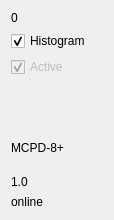
<?xml version="1.0" encoding="UTF-8"?>
<ui version="4.0">
 <class>ModuleStatus</class>
 <widget class="QWidget" name="ModuleStatus">
  <property name="geometry">
   <rect>
    <x>0</x>
    <y>0</y>
    <width>114</width>
    <height>220</height>
   </rect>
  </property>
  <property name="sizePolicy">
   <sizepolicy hsizetype="MinimumExpanding" vsizetype="Preferred">
    <horstretch>0</horstretch>
    <verstretch>0</verstretch>
   </sizepolicy>
  </property>
  <property name="minimumSize">
   <size>
    <width>80</width>
    <height>0</height>
   </size>
  </property>
  <property name="windowTitle">
   <string>Form</string>
  </property>
  <layout class="QGridLayout" name="gridLayout_2">
   <item row="0" column="0">
    <widget class="QLabel" name="moduleLabel">
     <property name="text">
      <string>0</string>
     </property>
    </widget>
   </item>
   <item row="1" column="0">
    <layout class="QGridLayout" name="gridLayout">
     <item row="0" column="0">
      <widget class="QCheckBox" name="checkHistogramBox">
       <property name="enabled">
        <bool>true</bool>
       </property>
       <property name="text">
        <string>Histogram</string>
       </property>
       <property name="checked">
        <bool>true</bool>
       </property>
      </widget>
     </item>
     <item row="1" column="0">
      <widget class="QCheckBox" name="checkActiveBox">
       <property name="enabled">
        <bool>false</bool>
       </property>
       <property name="text">
        <string>Active</string>
       </property>
       <property name="checked">
        <bool>true</bool>
       </property>
      </widget>
     </item>
    </layout>
   </item>
   <item row="2" column="0">
    <spacer name="verticalSpacer">
     <property name="orientation">
      <enum>Qt::Vertical</enum>
     </property>
     <property name="sizeHint" stdset="0">
      <size>
       <width>20</width>
       <height>54</height>
      </size>
     </property>
    </spacer>
   </item>
   <item row="3" column="0">
    <widget class="QLabel" name="moduleType">
     <property name="minimumSize">
      <size>
       <width>0</width>
       <height>0</height>
      </size>
     </property>
     <property name="text">
      <string>MCPD-8+
 </string>
     </property>
     <property name="wordWrap">
      <bool>true</bool>
     </property>
    </widget>
   </item>
   <item row="4" column="0">
    <widget class="QLabel" name="moduleVersion">
     <property name="text">
      <string>1.0</string>
     </property>
    </widget>
   </item>
   <item row="5" column="0">
    <widget class="QLabel" name="moduleStatus">
     <property name="text">
      <string>online</string>
     </property>
    </widget>
   </item>
  </layout>
 </widget>
 <resources/>
 <connections>
  <connection>
   <sender>checkHistogramBox</sender>
   <signal>clicked(bool)</signal>
   <receiver>ModuleStatus</receiver>
   <slot>histogramSlot(bool)</slot>
   <hints>
    <hint type="sourcelabel">
     <x>67</x>
     <y>150</y>
    </hint>
    <hint type="destinationlabel">
     <x>107</x>
     <y>104</y>
    </hint>
   </hints>
  </connection>
  <connection>
   <sender>checkActiveBox</sender>
   <signal>clicked(bool)</signal>
   <receiver>ModuleStatus</receiver>
   <slot>activeSlot(bool)</slot>
   <hints>
    <hint type="sourcelabel">
     <x>27</x>
     <y>158</y>
    </hint>
    <hint type="destinationlabel">
     <x>110</x>
     <y>65</y>
    </hint>
   </hints>
  </connection>
 </connections>
 <slots>
  <signal>clicked(quint8)</signal>
  <signal>histogram(quint8, bool)</signal>
  <slot>histogramSlot(bool)</slot>
  <slot>activeSlot(bool)</slot>
 </slots>
</ui>
